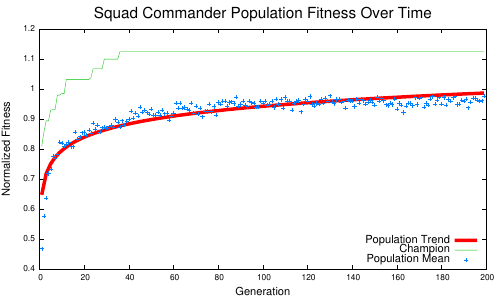

The script that saved this image:
load "fonts.gp"
set terminal pdf
source = "squadcommand"
set output source.".pdf"
set xlabel "Generation";
set ylabel "Normalized Fitness";
set title "Squad Commander Population Fitness Over Time";
set datafile separator ',';
set key inside bottom right;
f(x) = a + b*log(x)
g(x) = .569028 + .0908996 * log(x)
fit f(x) source.".csv" u 12:2 via a, b
plot \
  f(x) title 'Population Trend' lw 10, \
  source.".csv" u 12:1 title 'Champion' with lines, \
  source.".csv" u 12:2 title 'Population Mean';